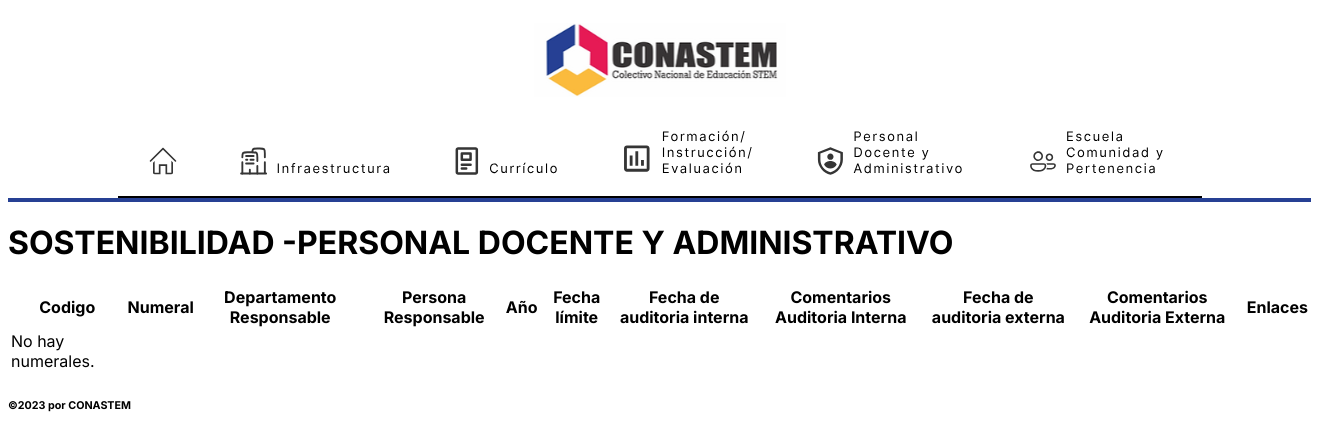
Before: /database/sostenibilidad-docente-administrativo with the older database file.
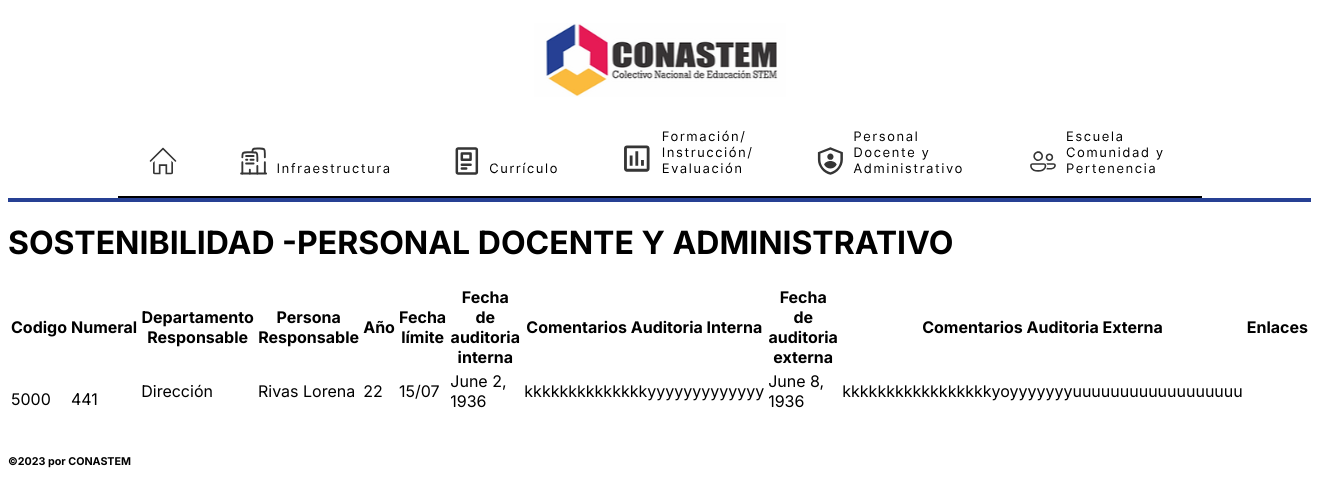
After: the same page with the newer database file.
### DataBase/models/Personal_Docente_y_Administrativo/SostenibilidadDocenteAdministrativo.py (models this page shows, shortened)
class SostenibilidadDocenteAdministrativo (GeneralModel):
    ITEM_CHOICE = [
        ("441","Se dispone de un plan para la contratación que garantiza una selección de nuevos, docentes y/o personal administrativo que tenga el deseo de participar en el Programa en Educación STEM y aprender de forma continua en temas relevantes al programa"),
        ("442","La formación profesional continua para docentes nuevos y en servicio es parte de la política institucional, que contribuye a la sostenibilidad del Programa en Educación STEM."),
    ]
    numeral = models.CharField(
        max_length= 5000,
        choices= ITEM_CHOICE
        )

### DataBase/models/Person_Responsable.py (models this page shows, shortened)
class PersonResponsable (models.Model):
      first_name=models.CharField(max_length=100, help_text="Ingrese primer nombre")
      last_name=models.CharField(max_length=100, help_text="Ingrese primer apellido")
      phone_number=models.CharField(max_length=15, help_text= "+XX XXX XX XX")
      email=models.EmailField(max_length=200)
      def __str__(self):
            return self.last_name +" "+ self.first_name
      class Meta:
            verbose_name = ("Formulario de registro de responsables")
            verbose_name_plural = ("Formulario de registro de responsables")

### DataBase/views/PersonalDocenteYAdministrativo.py (the view)
# urls.py: path("sostenibilidad-docente-administrativo", SostenibilidadDocenteAdministrativoListView.as_view(), name="SostenibilidadDocenteAdministrativo_List"),
class SostenibilidadDocenteAdministrativoListView (generic.ListView):
    model=SostenibilidadDocenteAdministrativo
    context_object_name='SostenibilidadDocenteAdministrativo_List'
    template_name='database/PersonalDocenteyAdministrativo/SostenibilidadDocenteAdministrativo_List.html'

### DataBase/templates/database/PersonalDocenteyAdministrativo/SostenibilidadDocenteAdministrativo_list.html
{% extends "base_general.html" %}
{% block content %}
    <h1> SOSTENIBILIDAD -PERSONAL DOCENTE Y ADMINISTRATIVO </h1>
    <table>
        <thead>
            <tr>
                <th>Codigo</th>
                <th>Numeral</th>
                <th>Departamento Responsable</th>
                <th>Persona Responsable</th>
                <th>Año</th>
                <th>Fecha límite</th>
                <th>Fecha de auditoria interna</th>
                <th>Comentarios Auditoria Interna</th>
                <th>Fecha de auditoria externa</th>
                <th>Comentarios Auditoria Externa</th>
                <th>Enlaces</th>
        </tr>
        </thead>
        <tbody>
            {% for sostenibilidaddocenteadministrativo in SostenibilidadDocenteAdministrativo_List %}
        <tr>
        <td>{{sostenibilidaddocenteadministrativo.codigo}}</td>
        <td>{{sostenibilidaddocenteadministrativo.numeral}}</h1>
        <td>{{sostenibilidaddocenteadministrativo.dep_responsable}}</p>
        <td>{{sostenibilidaddocenteadministrativo.person_responsable}}</p>
        <td>{{sostenibilidaddocenteadministrativo.track_year}}</p>
        <td>{{sostenibilidaddocenteadministrativo.track_date}}</p>
        <td>{{sostenibilidaddocenteadministrativo.internal_auditory_date}}</p>
        <td>{{sostenibilidaddocenteadministrativo.internal_auditory_obs}}</p>
        <td>{{sostenibilidaddocenteadministrativo.external_auditory_date}}</p>
        <td>{{sostenibilidaddocenteadministrativo.external_auditory_obs}}</p>
        </tr>
        {% empty %}
        <tr>
            <td colstran="9">No hay numerales.</td>
        </tr>
        {% endfor %}
        </tbody>
        </table>
{% endblock %}

Changed rows visible on the page:
added SostenibilidadDocenteAdministrativo: codigo "5000", numeral "441", dep_responsable "Dirección", person_responsable "Rivas Lorena", track_year "22", track_date "15/07", internal_auditory_date "June 2, 1936", internal_auditory_obs "kkkkkkkkkkkkkkyyyyyyyyyyyyy", external_auditory_date "June 8, 1936", external_auditory_obs "kkkkkkkkkkkkkkkkkyoyyyyyyyuuuuuuuuuuuuuuuuuu"
Other visible differences:
text no longer shown: "No hay numerales."
